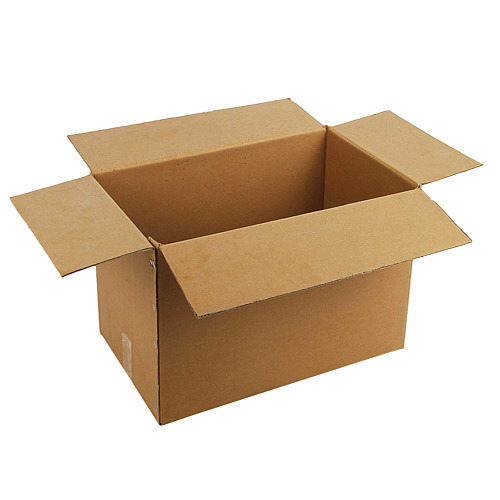
#> input picture Detections/box.jpg, 500 x 500 px
$ jupyter execute --allow-errors 'Edge and grid detection.ipynb'
#> lines starting #> are read from the running program, lines starting #| are printed output that depends on the picture; after the words box and inside, x2 and y2 are one past the last pixel; in counts of white or black regions, pixels touching at a corner belong together
[cell 1]
import cv2
import numpy as np
import matplotlib.pyplot as plt

[cell 2]
#canny detection
img = cv2.imread("box.jpg")
#> img is the input picture: shape (500, 500, 3); mean B, G, R 187.1, 204.6, 220.6
gray_img = cv2.cvtColor(img,cv2.COLOR_BGR2GRAY)
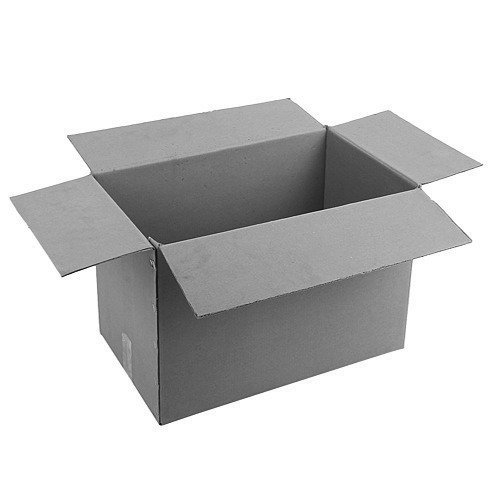
#> gray_img: shape (500, 500); min 5, max 255, mean 207.4

[cell 3]
plt.imshow(gray_img,cmap='gray')

[cell 4]
#Canny edge detection
edges = cv2.Canny(image = img,threshold1 = 65, threshold2 = 65)
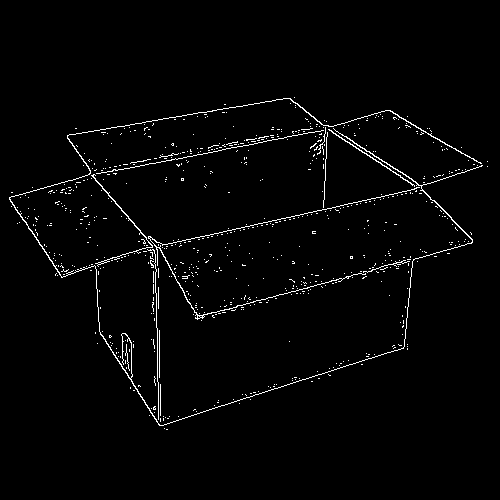
#> edges: shape (500, 500); 2% white in thin lines or dots, all inside (x1, y1, x2, y2) = (9, 97, 488, 430)
plt.imshow(edges)

[cell 5]
#Canny edge detection
edges = cv2.Canny(image = img,threshold1 = 125, threshold2 = 125)
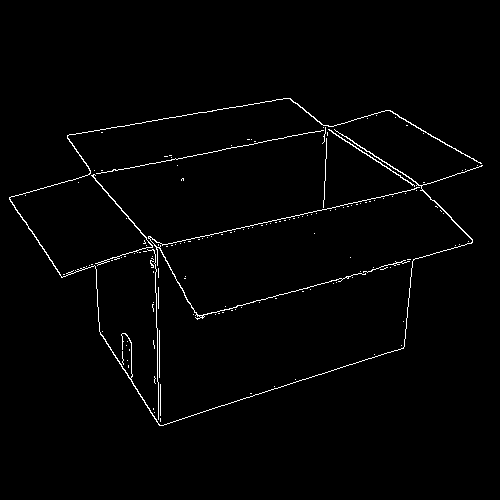
#> edges: shape (500, 500); 1.5% white in thin lines or dots, all inside (x1, y1, x2, y2) = (9, 98, 483, 426)
plt.imshow(edges)

[cell 6]
#Canny edge detection
edges = cv2.Canny(image = img,threshold1 = 255, threshold2 = 255)
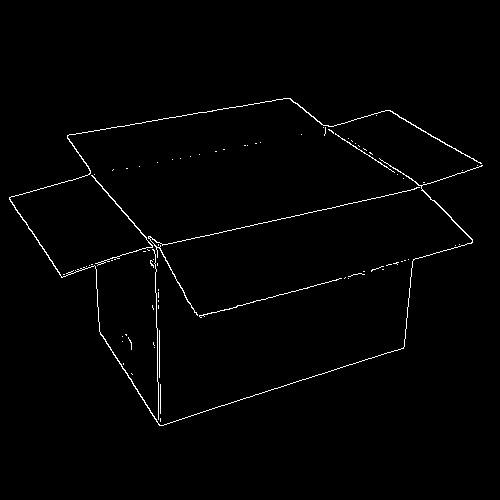
#> edges: shape (500, 500); 1.2% white in thin lines or dots, all inside (x1, y1, x2, y2) = (9, 98, 483, 426)
plt.imshow(edges)

[cell 7]
#Canny edge detection
edges = cv2.Canny(image = img,threshold1 = 0, threshold2 = 0)
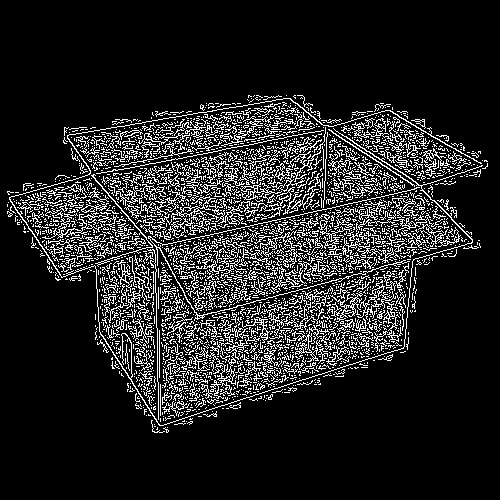
#> edges: shape (500, 500); 13.8% white in thin lines or dots, all inside (x1, y1, x2, y2) = (7, 95, 488, 433)
plt.imshow(edges)

[cell 8]
#blur function
blur_img = cv2.blur(img,ksize=(5,5))
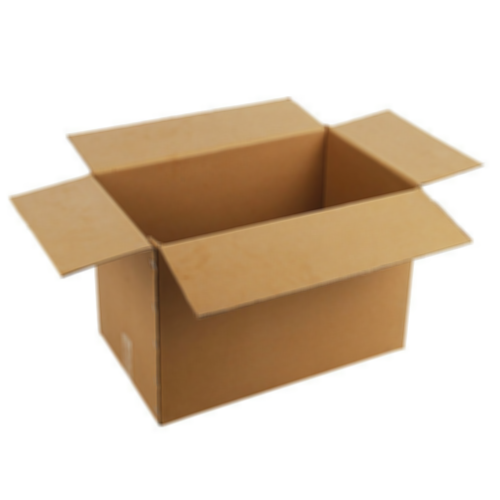
#> blur_img: shape (500, 500, 3); mean B, G, R 187.1, 204.7, 220.6

[cell 9]
#Canny edge detection
edges = cv2.Canny(image = blur_img,threshold1 = 65, threshold2 = 65)
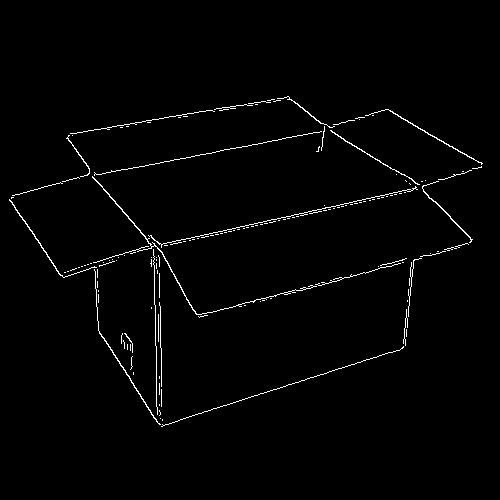
#> edges: shape (500, 500); 1.5% white in thin lines or dots, all inside (x1, y1, x2, y2) = (9, 96, 483, 427)
plt.imshow(edges)

[cell 10]
#Grid detection
new_img = cv2.imread("bigdot.jpg")
#> (the rest of this cell did not finish here and is left out)

[cell 11]
found,corners = cv2.findCirclesGrid(new_img,(15,15),cv2.CALIB_CB_SYMMETRIC_GRID)
#> found = False

[cell 12]
found
#> Out = False

$ run again, with Images/people.jpg copied over Detections/box.jpg
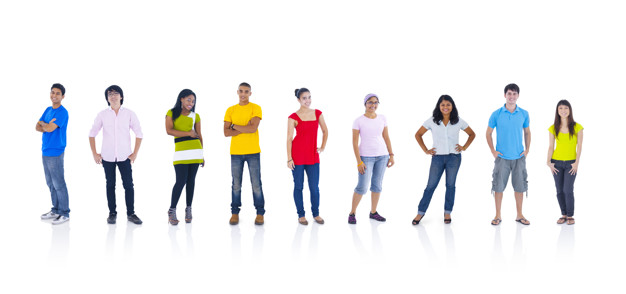
#> input picture Images/people.jpg, 626 x 294 px
#> img is the input picture: shape (294, 626, 3); mean B, G, R 234.7, 234.1, 235.2
#> `edges = cv2.Canny(image = img,threshold1 = 65, threshold2 = 65)`:
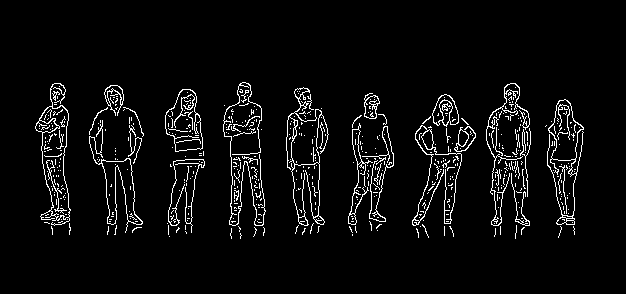
#> edges: shape (294, 626); 4.8% white in thin lines or dots, all inside (x1, y1, x2, y2) = (35, 82, 584, 239)
#> `edges = cv2.Canny(image = blur_img,threshold1 = 65, threshold2 = 65)`:
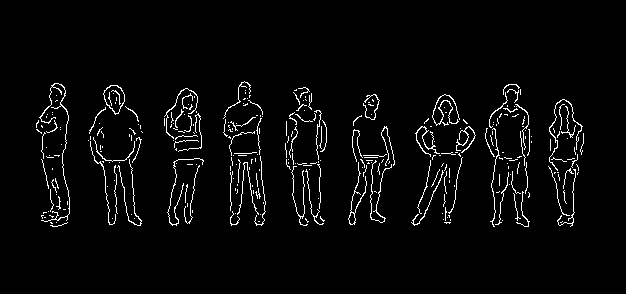
#> edges: shape (294, 626); 3.4% white in thin lines or dots, all inside (x1, y1, x2, y2) = (36, 81, 584, 227)
#> found = False
